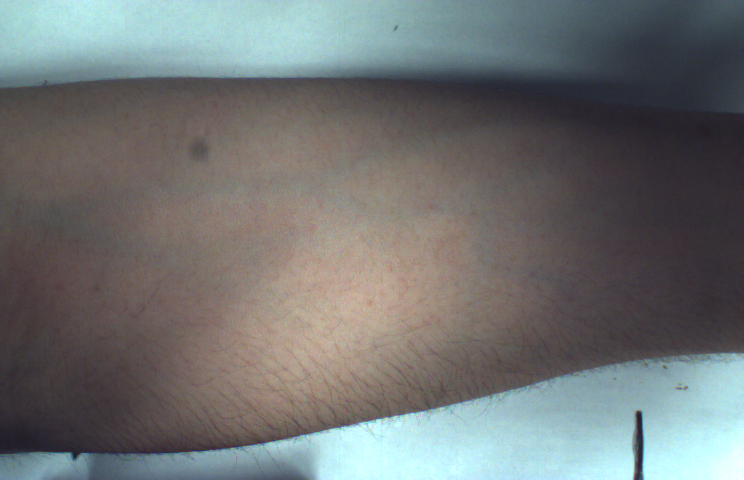
#> input picture data/color/kamiyama4.bmp, 744 x 480 px
$ python findBloodVessels.py   (older library calls are emulated)
#> lines starting #> are read from the running program, lines starting #| are printed output that depends on the picture
#> further down, img is the input picture: shape (480, 744, 3); mean B, G, R 115.3, 115.2, 112.1
### src/featuremat.py
# -*- coding: utf-8 -*-
"""
Created on Thu Sep 08 09:46:31 2016
@author: Quek Yu Yang
"""
import numpy as np
import cv2
import sys

class FeatureMatMaker(object):
    def __init__(self,img,scales):
        assert np.size(img,2) == 3
        assert img.dtype == 'uint8'
        self.img = img
        self.scales = scales
        self.num_features = 18

    def getMat(self):
        nf = self.num_features   # Short for number of features
        shape = (np.size(self.img,0),np.size(self.img,1),len(self.scales)*nf+1)
#> shape = (240, 372, 91)
        feature_cube = np.zeros(shape)
        for i in range(len(self.scales)):
            scaled = getScaledImg(self.img,self.scales[i])
            first = scaled[:,:,0]   #first,second and third slice in axis 2
            second = scaled[:,:,1]
            third = scaled[:,:,2]

            x1 = cv2.Sobel(first,cv2.CV_64F,1,0)[:,:,np.newaxis]
            y1 = cv2.Sobel(first,cv2.CV_64F,0,1)[:,:,np.newaxis]
            xx1 = cv2.Sobel(first,cv2.CV_64F,2,0)[:,:,np.newaxis]
            yy1 = cv2.Sobel(first,cv2.CV_64F,0,2)[:,:,np.newaxis]
            xy1 = cv2.Sobel(first,cv2.CV_64F,1,1)[:,:,np.newaxis]
            # [4 lines of commented-out code are left out]

            x2 = cv2.Sobel(second,cv2.CV_64F,1,0)[:,:,np.newaxis]
            y2 = cv2.Sobel(second,cv2.CV_64F,0,1)[:,:,np.newaxis]
            xx2 = cv2.Sobel(second,cv2.CV_64F,2,0)[:,:,np.newaxis]
            yy2 = cv2.Sobel(second,cv2.CV_64F,0,2)[:,:,np.newaxis]
            xy2 = cv2.Sobel(second,cv2.CV_64F,1,1)[:,:,np.newaxis]
            # [4 lines of commented-out code are left out]

            x3 = cv2.Sobel(third,cv2.CV_64F,1,0)[:,:,np.newaxis]
            y3 = cv2.Sobel(third,cv2.CV_64F,0,1)[:,:,np.newaxis]
            xx3 = cv2.Sobel(third,cv2.CV_64F,2,0)[:,:,np.newaxis]
            yy3 = cv2.Sobel(third,cv2.CV_64F,0,2)[:,:,np.newaxis]
            xy3 = cv2.Sobel(third,cv2.CV_64F,1,1)[:,:,np.newaxis]
            # [4 lines of commented-out code are left out]

            first = first[:,:,np.newaxis]
            second = second[:,:,np.newaxis]
            third = third[:,:,np.newaxis]
            feature_cube[:,:,nf*i+1:nf*i+nf+1] = np.concatenate((first,x1,y1,xx1,yy1,xy1,#xxx1,xxy1,xyy1,yyy1,
                                                                 second,x2,y2,xx2,yy2,xy2,#xxx2,xxy2,xyy2,yyy2,
                                                                 third,x3,y3,xx3,yy3,xy3),#xxx3,xxy3,xyy3,yyy3,),
                                                                 axis=2)
#> this loop made 5 passes
#> (sigma in getScaledImg, size in getScaledImg) on passes 1 to 5: (1.73, 21), (2.83, 31), (3.61, 41), (4.24, 51), (4.8, 51)
#> pass 1, in getMat, `first = scaled[:,:,0]`:
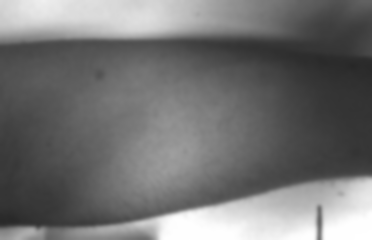
#> first: shape (240, 372) float64; min 39.7, max 255, mean 115.2
#> after the loop:
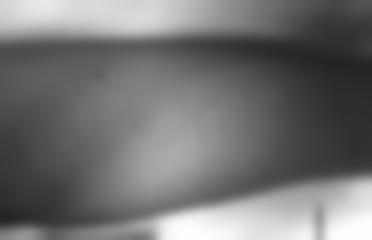
#> second: shape (240, 372, 1) float64; min 35.77, max 255, mean 115.2
#> after the loop:
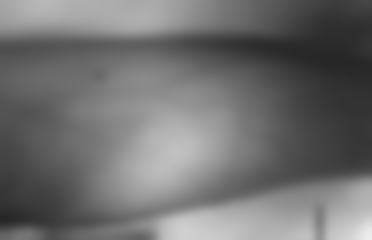
#> third: shape (240, 372, 1) float64; min 39.14, max 238.4, mean 112.1

        feature_mat = np.reshape(feature_cube,(shape[0]*shape[1],shape[2]),'F')
        feature_mat = self.featureScale(feature_mat)
        feature_mat[:,0] = 1  # First element of each feature vector is 1
        return feature_mat

    # [266 lines left out: functions getTrainMat, getRandInd, getDerivMat, getImgDeriv, rotateImg, rotateImgAndInd and 2 more, not called in this run]

    def featureScale(self,feature_mat):
        feature_mean = feature_mat.mean(axis=0)
#> feature_mean = 91 values, max 115.2 at index 55, min -0.00067 at index 16, mean 19.01
        feature_std = np.std(feature_mat,axis=0)
#> feature_std = 91 values, max 55.93 at index 7, min 0 at index 0, mean 13.49
        feature_mean = np.repeat(feature_mean[np.newaxis,:],feature_mat.shape[0],axis=0)
        feature_std = np.repeat(feature_std[np.newaxis,:],feature_mat.shape[0],axis=0)
        scaled = (feature_mat-feature_mean)/feature_std
        return scaled

def getScaledImg(img,scale):
    sigma = np.sqrt(scale)
    size = int(np.ceil(sigma)*10+1)
    img = img.astype(np.float64)
    scaled_img = cv2.GaussianBlur(img,(size,size),sigma)
    return scaled_img

### src/findBloodVessels.py
# -*- coding: utf-8 -*-
"""
Created on Sat Sep 03 15:58:10 2016

@author: Quek Yu Yang
"""

import scipy.io
import numpy as np
import cv2
import featuremat
import skimage.morphology
import morphology

def sigmoid(z):
    return 1/(1+np.exp(-z))

def clean(img):
    skel = skimage.morphology.skeletonize(img>0)
    branch_len = 20
    pruned = skel.astype(np.uint8)*255
    struc_ele1 = np.array([[-1,0,0],[1,1,0],[-1,0,0]])
    struc_ele2 = np.array([[1,0,0],[0,1,0],[0,0,0]])
    struc_ele_tuple = (struc_ele1,np.rot90(struc_ele1,1),np.rot90(struc_ele1,2),np.rot90(struc_ele1,3),
                       struc_ele2,np.rot90(struc_ele2,1),np.rot90(struc_ele2,2),np.rot90(struc_ele2,3))

    for i in range(branch_len):
        end_points = np.zeros(np.shape(skel)).astype(np.bool)
        for struc_ele in struc_ele_tuple:
            end_points = end_points + morphology.hitOrMiss(pruned,struc_ele)
        pruned = pruned * np.invert(end_points)

    struc_ele3 = np.array([[0,0,0],[0,1,0],[0,0,0]])
    single_points = morphology.hitOrMiss(pruned,struc_ele3)
    pruned = pruned * np.invert(single_points)
    return pruned

def findBloodVessels(img):
    scales = np.arange(3,25,5)
    feature_mat = featuremat.FeatureMatMaker(img,scales).getMat()
    mat_content = scipy.io.loadmat('../data/nn_param/major_vessels_only_7ppl-less_scales.mat')
    theta1 = mat_content['Theta1']
    theta2 = mat_content['Theta2']
    layer2_hypo = sigmoid(np.dot(feature_mat,theta1.T))

    temp = np.ones((np.size(layer2_hypo,0),np.size(layer2_hypo,1)+1))
    temp[:,1:] = layer2_hypo
    layer2_hypo = temp
    hypo = sigmoid(np.dot(layer2_hypo,theta2.T))
    predict = np.reshape(np.argmax(hypo,1),(img.shape[0],img.shape[1]),'F')
    predict = predict.astype(np.uint8)*255

    cleaned = clean(predict)
    return cleaned

if __name__ == '__main__':
    scales = np.arange(3,25,5)
    filename = 'kamiyama4'
    img = cv2.imread('../data/color/'+filename+'.bmp')
    img = cv2.pyrDown(img)
    feature_mat = featuremat.FeatureMatMaker(img,scales).getMat()
#> (the run stopped early here; a loop or call above may not have finished)

$ run again, with data/color/tanaka2.bmp copied over data/color/kamiyama4.bmp
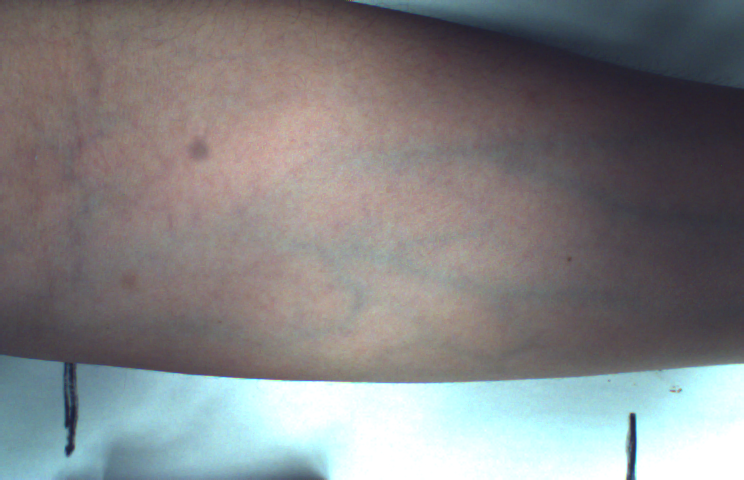
#> input picture data/color/tanaka2.bmp, 744 x 480 px
#> img is the input picture: shape (480, 744, 3); mean B, G, R 131.2, 130, 130.1
#> shape = (240, 372, 91)
#> the loop in getMat, `for i in range(len(self.scales)):` made 5 passes
#> (sigma in getScaledImg, size in getScaledImg) on passes 1 to 5: (1.73, 21), (2.83, 31), (3.61, 41), (4.24, 51), (4.8, 51)
#> after the loop in getMat, `for i in range(len(self.scales)):`:
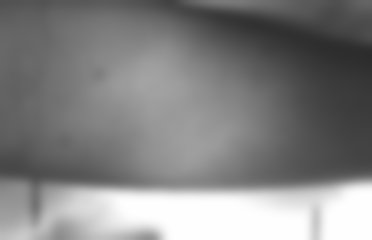
#> first: shape (240, 372, 1) float64; min 44.4, max 255, mean 131.1
#> after the loop in getMat, `for i in range(len(self.scales)):`:
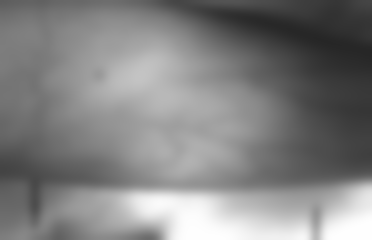
#> third: shape (240, 372, 1) float64; min 38.78, max 255, mean 130
#> feature_mean = 91 values, max 131.1 at index 73, min -0.09 at index 86, mean 22.11
#> feature_std = 91 values, max 59.77 at index 7, min 0 at index 0, mean 14.6
